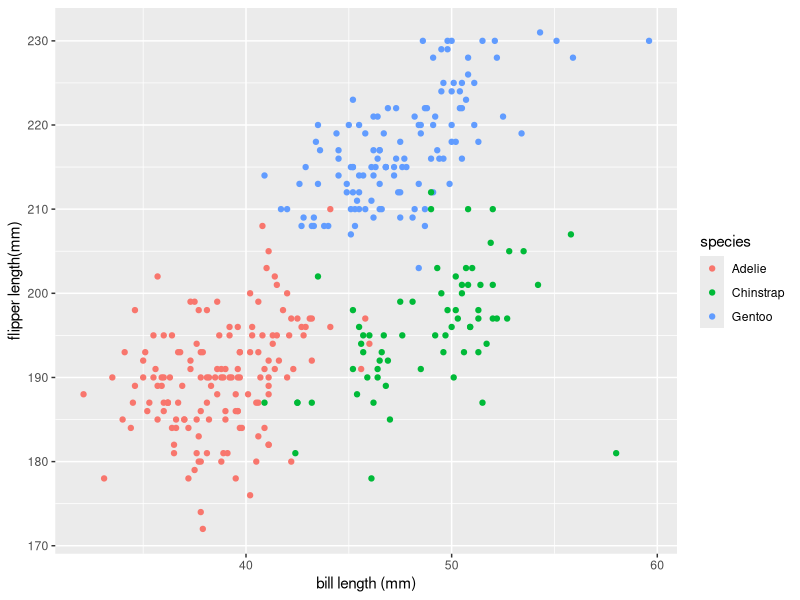
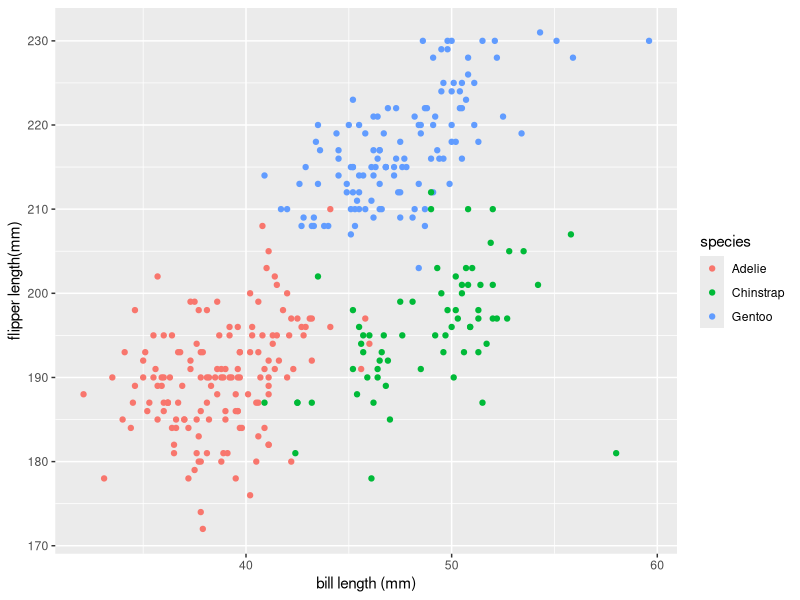

Write the R code that produced these figures, in order.
## ---- chunk 1
library(tidyverse)
data("penguins", package = "palmerpenguins")
## ---- chunk 2
flipper_vs_bill_scatterplot_df =
  tibble(
    x = penguins$bill_length_mm,
    y = penguins$flipper_length_mm,
    species = penguins$species
  )

flipper_vs_bill_scatterplot = ggplot(flipper_vs_bill_scatterplot_df, aes(x,  y, color = species)) + geom_point()
print(flipper_vs_bill_scatterplot + labs(y = "flipper length(mm)", x = "bill length (mm)"))
ggsave("flipper_vs_bill_scatterplot.pdf")
## ---- chunk 3
problem2_df = tibble(
  random_sample = rnorm(10, mean = 0, sd = 1),
  logical_vector = random_sample > 0,
  character_vector = c("A","B","C","D","E","F","G","H","I","J"),
  factor_vector = factor(c("INTRO", "BEGINNER", "INTERMEDIATE", "INTRO", "INTRO", "BEGINNER", "BEGINNER", "INTERMEDIATE", "INTERMEDIATE", "INTERMEDIATE"))
)
## ---- chunk 4
random_sample_mean = mean(pull(problem2_df,var = random_sample))
random_sample_mean
logical_vector_mean = mean(pull(problem2_df,var = logical_vector))
logical_vector_mean
character_vector_mean = mean(pull(problem2_df,var = character_vector))
character_vector_mean
factor_vector_mean = mean(pull(problem2_df,var = factor_vector))
factor_vector_mean
